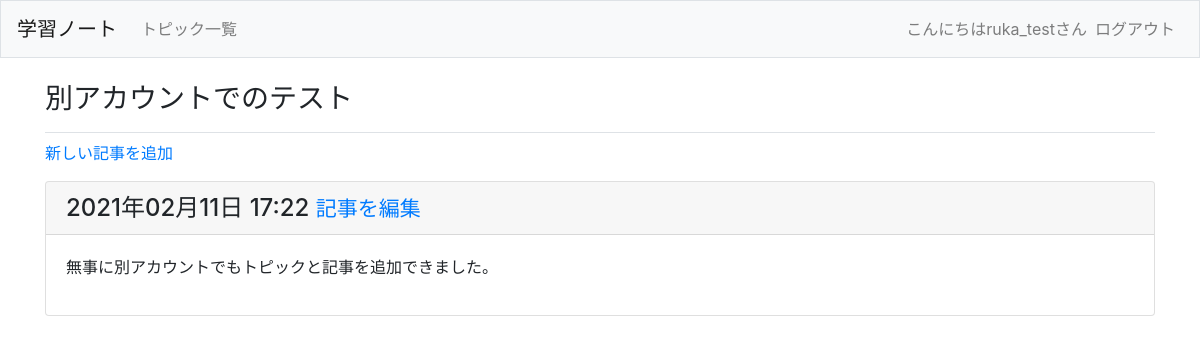
Page /topics/4/ (signed in) on the committed database.
### learning_logs/models.py (models this page shows, shortened)
class Topic(models.Model):
    text = models.CharField(max_length=200)
    date_added = models.DateTimeField(auto_now_add=True)
    owner = models.ForeignKey(User, on_delete=models.CASCADE)
    def __str__(self):
        return self.text

class Entry(models.Model):
    topic = models.ForeignKey(Topic, on_delete=models.CASCADE)
    text = models.TextField()
    date_added = models.DateTimeField(auto_now_add=True)
    class Meta:
        verbose_name_plural = 'entries'

### learning_logs/views.py (the view)
# urls.py: path('topics/<int:topic_id>/', views.topic, name='topic'),
@login_required
def topic(request, topic_id):
    topic = Topic.objects.get(id=topic_id)
    if topic.owner != request.user:
        raise Http404
    entries = topic.entry_set.order_by('-date_added')
    context = {'topic': topic, 'entries': entries}
    return render(request, 'learning_logs/topic.html', context)

### learning_logs/templates/learning_logs/topic.html (shortened to what this page needs)
{% extends 'learning_logs/base.html' %}
{% block page_header %}
<h3>{{ topic }}</h3>
{% endblock page_header %}
{% block content %}
  <p>
    <a href="{% url 'learning_logs:new_entry' topic.id %}">新しい記事を追加</a>
  </p>
  {% for entry in entries %}
    <div class="card mb-3">
      <h4 class='card-header'>
        {{ entry.date_added|date:'Y年m月d日 H:i' }}
        <small>
          <a href="{% url 'learning_logs:edit_entry' entry.id %}">記事を編集</a>
        </small>
      </h4>
      <div class="card-body">
        {{ entry.text|linebreaks }}
      </div>
    </div>
  {% empty %}
    <p>このトピックにはまだ記事がありません。</p>
  {% endfor %}
{% endblock content %}

### learning_logs/templates/learning_logs/base.html (shortened to what this page needs)
{% load bootstrap4 %}
<!DOCTYPE html>
<html lang='ja'>
<head>
  {% bootstrap_css %}
</head>
<body>
  <nav class='navbar navbar-expand-md navbar-light bg-light mb-4 border'>
    <a class='navbar-brand' href="{% url 'learning_logs:index' %}">
    学習ノート</a>
  <div class="collapse navbar-collapse" id='navbarCollapse'>
    <ul class='navbar-nav mr-auto'>
      <li class='nav-item'>
        <a class='nav-link' href="{% url 'learning_logs:topics' %}">トピック一覧</a>
      </li>
    </ul>
    <ul class='navbar-nav ml-auto'>
      {% if user.is_authenticated %}
      <li class='nav-item'>
        <span class='navbar-text'>こんにちは{{ user.username }}さん</span>
      </li>
      <li class='nav-item'>
        <a class=nav-link href="{% url 'users:logout' %}">ログアウト</a>
      </li>
      {% endif %}
    </ul>
  </div>
  </nav>
  <main role='main' class='container'>
    <div class="pb-2 mb-2 border-bottom">
      {% block page_header %}{% endblock page_header %}
    </div>
    <div>
      {% block content %}{% endblock content %}
    </div>
  </main>
</body>
</html>

### rows in the picture
Topic: text "別アカウントでのテスト"
Entry: date_added "2021年02月11日 17:22", text "無事に別アカウントでもトピックと記事を追加できました。"

### other values in the picture
{{ user.username }} "ruka_test"
